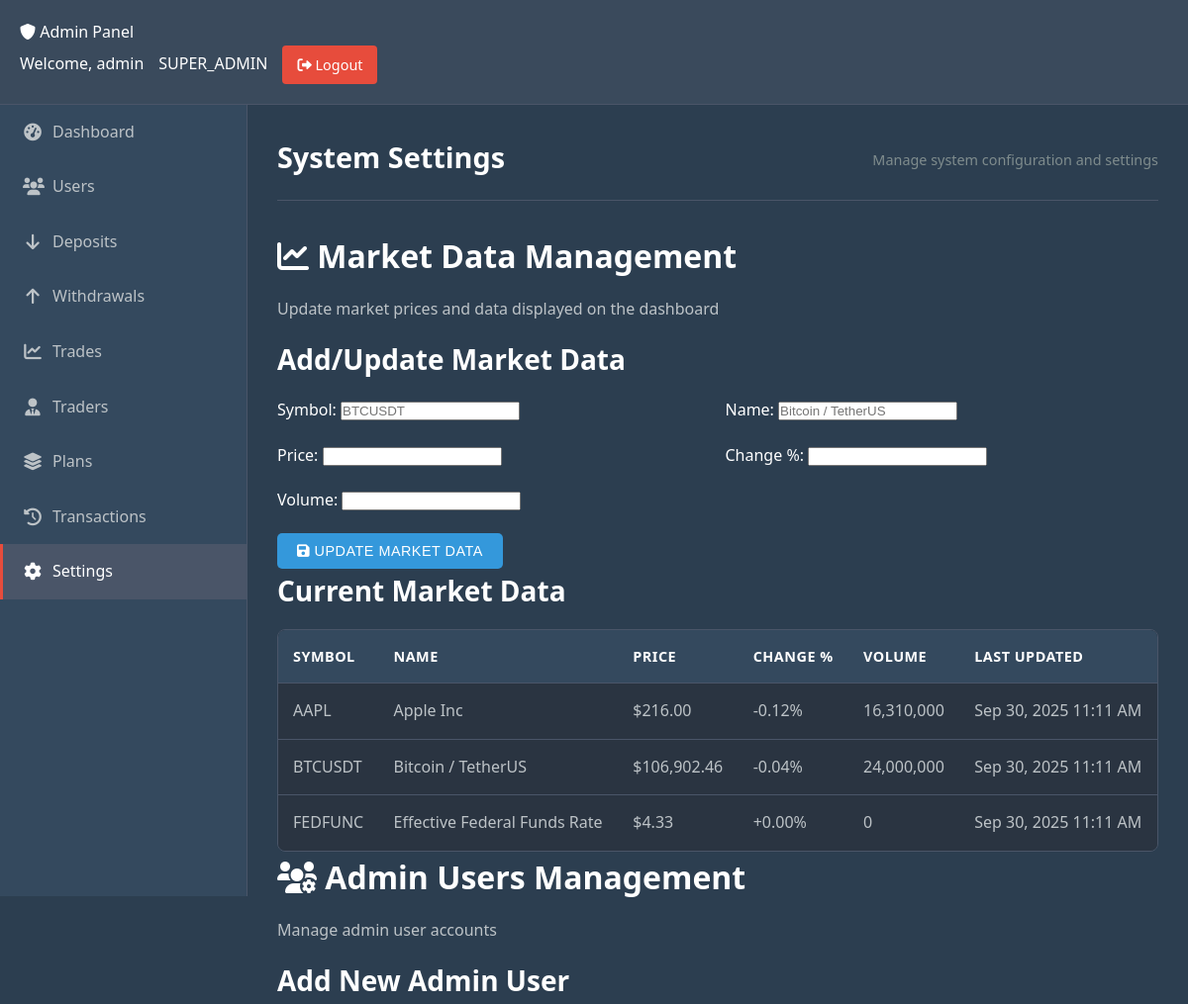
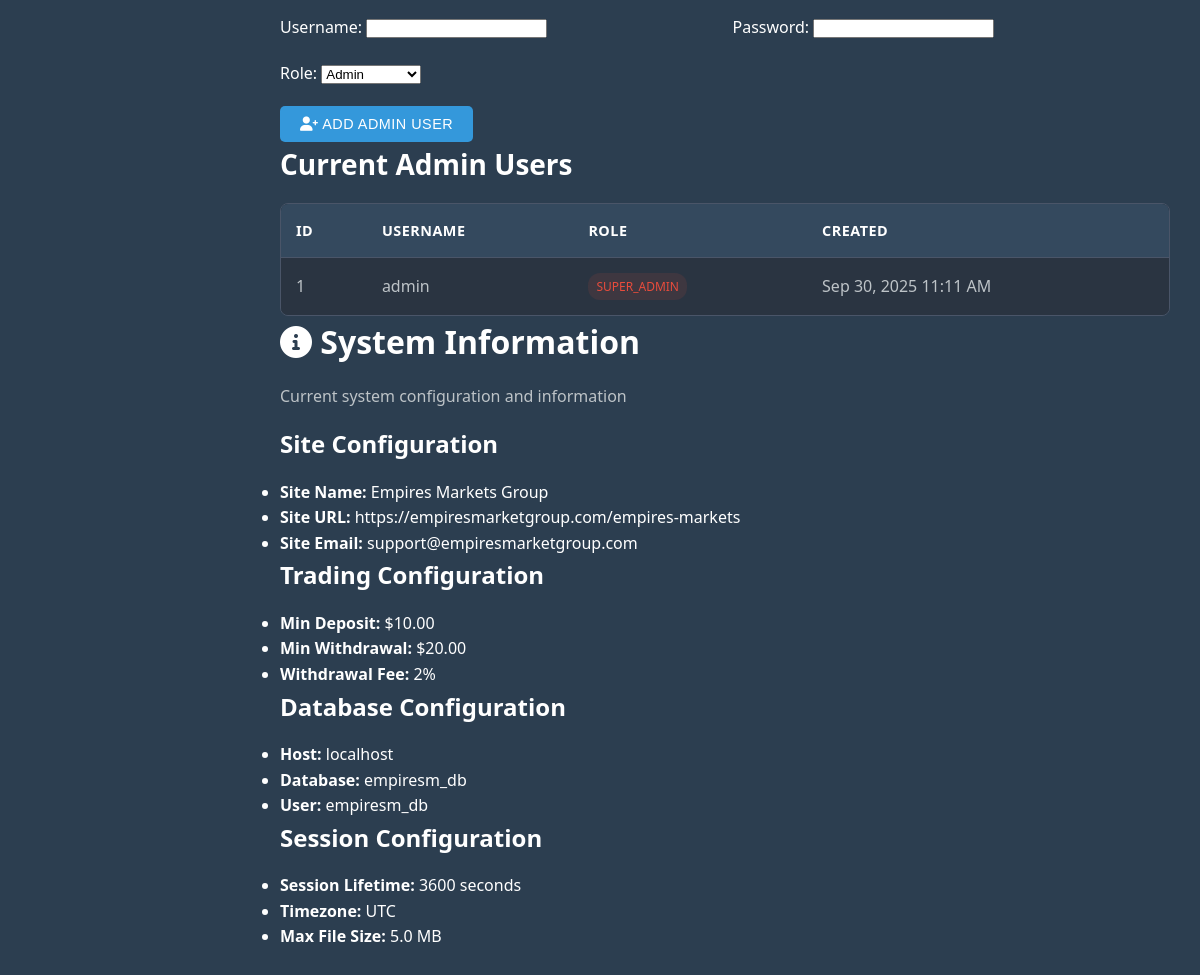
Screenshot of /admin/settings.php (signed in) with the database file from the repository (2 pictures, top to bottom).
### tables this page shows
CREATE TABLE `market_data` (
  `id` int(11) NOT NULL AUTO_INCREMENT,
  `symbol` varchar(20) NOT NULL,
  `name` varchar(100) NOT NULL,
  `price` decimal(12,6) NOT NULL,
  `change_percent` decimal(5,2) DEFAULT 0.00,
  `volume` bigint(20) DEFAULT 0,
  `market_cap` bigint(20) DEFAULT 0,
  `updated_at` timestamp NOT NULL DEFAULT CURRENT_TIMESTAMP ON UPDATE CURRENT_TIMESTAMP,
  PRIMARY KEY (`id`),
  UNIQUE KEY `symbol` (`symbol`)
);

### includes/db.php (called while the page is built, shortened)
<?php
class Database {
    private $host = DB_HOST;
    private $user = DB_USER;
    private $pass = DB_PASS;
    private $dbname = DB_NAME;
    private $pdo;
    public function __construct() {
        $dsn = 'mysql:host=' . $this->host . ';dbname=' . $this->dbname . ';charset=utf8mb4';
        $options = array(
            PDO::ATTR_PERSISTENT => true,
            PDO::ATTR_ERRMODE => PDO::ERRMODE_EXCEPTION,
            PDO::ATTR_DEFAULT_FETCH_MODE => PDO::FETCH_ASSOC
        );
        try {
            $this->pdo = new PDO($dsn, $this->user, $this->pass, $options);
        } catch (PDOException $e) {
            $this->error = $e->getMessage();
            die('Database connection failed: ' . $this->error);
        }
    }
    public function query($query, $params = array()) {
        try {
            $stmt = $this->pdo->prepare($query);
            $stmt->execute($params);
            return $stmt;
        } catch (PDOException $e) {
            throw new Exception($e->getMessage());
        }
    }
    public function select($query, $params = array()) {
        try {
            $stmt = $this->query($query, $params);
            return $stmt->fetchAll();
        } catch (Exception $e) {
            return false;
        }
    }
}
$db = new Database();
?>

### includes/functions.php (called while the page is built, shortened)
<?php
require_once 'db.php';
function format_currency($amount, $currency = 'USD') {
    return '$' . number_format($amount, 2);
}
?>

### admin/settings.php (the view, shortened to what this page needs)
<?php
require_once '../includes/db.php';
require_once '../includes/functions.php';
$admin_username = $_SESSION['admin_username'];
$admin_role = $_SESSION['admin_role'];
try {
    $market_data = $db->select("SELECT * FROM market_data ORDER BY symbol ASC");
    $admin_users = $db->select("SELECT id, username, role, created_at FROM admin_users ORDER BY created_at DESC");
} catch (Exception $e) {
    $error_message = 'Error loading settings: ' . $e->getMessage();
}
?>
<!DOCTYPE html>
<html lang="en">
<head>
    <link rel="stylesheet" href="../assets/css/style.css">
    <link rel="stylesheet" href="../assets/css/admin.css">
    <link rel="stylesheet" href="https://cdnjs.cloudflare.com/ajax/libs/font-awesome/6.0.0/css/all.min.css">
</head>
<body class="admin-body">
    <header class="admin-header">
        <div class="admin-header-content">
            <div class="admin-logo">
                <i class="fas fa-shield-alt"></i>
                <span>Admin Panel</span>
            </div>
            <div class="admin-user-info">
                <span class="admin-welcome">Welcome, <?php echo htmlspecialchars($admin_username); ?></span>
                <span class="admin-role"><?php echo htmlspecialchars($admin_role); ?></span>
                <a href="logout.php" class="admin-logout">
                    <i class="fas fa-sign-out-alt"></i>
                    Logout
                </a>
            </div>
        </div>
    </header>
    <aside class="admin-sidebar">
        <nav class="admin-nav">
            <ul>
                <li><a href="dashboard.php"><i class="fas fa-tachometer-alt"></i> Dashboard</a></li>
                <li><a href="users.php"><i class="fas fa-users"></i> Users</a></li>
                <li><a href="deposits.php"><i class="fas fa-arrow-down"></i> Deposits</a></li>
                <li><a href="withdrawals.php"><i class="fas fa-arrow-up"></i> Withdrawals</a></li>
                <li><a href="trades.php"><i class="fas fa-chart-line"></i> Trades</a></li>
                <li><a href="traders.php"><i class="fas fa-user-tie"></i> Traders</a></li>
                <li><a href="plans.php"><i class="fas fa-layer-group"></i> Plans</a></li>
                <li><a href="transactions.php"><i class="fas fa-history"></i> Transactions</a></li>
                <li><a href="settings.php" class="active"><i class="fas fa-cog"></i> Settings</a></li>
            </ul>
        </nav>
    </aside>
    <main class="admin-main">
        <div class="admin-content">
            <div class="admin-page-header">
                <h1>System Settings</h1>
                <p>Manage system configuration and settings</p>
            </div>
            <div class="settings-sections">
                <div class="settings-section">
                    <h2><i class="fas fa-chart-line"></i> Market Data Management</h2>
                    <p>Update market prices and data displayed on the dashboard</p>
                    <div class="settings-content">
                        <div class="add-market-data">
                            <h3>Add/Update Market Data</h3>
                            <form method="POST" class="settings-form">
                                <div class="form-row">
                                    <div class="form-group">
                                        <label for="symbol">Symbol:</label>
                                        <input type="text" name="symbol" id="symbol" placeholder="BTCUSDT" required>
                                    </div>
                                    <div class="form-group">
                                        <label for="name">Name:</label>
                                        <input type="text" name="name" id="name" placeholder="Bitcoin / TetherUS" required>
                                    </div>
                                </div>
                                <div class="form-row">
                                    <div class="form-group">
                                        <label for="price">Price:</label>
                                        <input type="number" step="0.000001" name="price" id="price" required>
                                    </div>
                                    <div class="form-group">
                                        <label for="change_percent">Change %:</label>
                                        <input type="number" step="0.01" name="change_percent" id="change_percent">
                                    </div>
                                </div>
                                <div class="form-group">
                                    <label for="volume">Volume:</label>
                                    <input type="number" name="volume" id="volume">
                                </div>
                                <button type="submit" class="btn btn-primary">
                                    <i class="fas fa-save"></i> Update Market Data
                                </button>
                            </form>
                        </div>
                        <div class="current-market-data">
                            <h3>Current Market Data</h3>
                            <div class="admin-table-container">
                                <table class="admin-table">
                                    <thead>
                                        <tr>
                                            <th>Symbol</th>
                                            <th>Name</th>
                                            <th>Price</th>
                                            <th>Change %</th>
                                            <th>Volume</th>
                                            <th>Last Updated</th>
                                        </tr>
                                    </thead>
                                    <tbody>
                                        <?php if ($market_data): ?>
                                            <?php foreach ($market_data as $data): ?>
                                                <tr>
                                                    <td><?php echo htmlspecialchars($data['symbol']); ?></td>
                                                    <td><?php echo htmlspecialchars($data['name']); ?></td>
                                                    <td><?php echo format_currency($data['price']); ?></td>
                                                    <td class="<?php echo $data['change_percent'] >= 0 ? 'positive' : 'negative'; ?>">
                                                        <?php echo ($data['change_percent'] >= 0 ? '+' : '') . $data['change_percent']; ?>%
                                                    </td>
                                                    <td><?php echo number_format($data['volume']); ?></td>
                                                    <td><?php echo date('M j, Y g:i A', strtotime($data['updated_at'])); ?></td>
                                                </tr>
                                            <?php endforeach; ?>
                                        <?php else: ?>
                                            <tr>
                                                <td colspan="6" class="text-center">No market data found</td>
                                            </tr>
                                        <?php endif; ?>
                                    </tbody>
                                </table>
                            </div>
                        </div>
                    </div>
                </div>
                <?php if ($admin_role === 'SUPER_ADMIN'): ?>
                <div class="settings-section">
                    <h2><i class="fas fa-users-cog"></i> Admin Users Management</h2>
                    <p>Manage admin user accounts</p>
                    <div class="settings-content">
                        <div class="add-admin-user">
                            <h3>Add New Admin User</h3>
                            <form method="POST" class="settings-form">
                                <div class="form-row">
                                    <div class="form-group">
                                        <label for="admin_username">Username:</label>
                                        <input type="text" name="admin_username" id="admin_username" required>
                                    </div>
                                    <div class="form-group">
                                        <label for="admin_password">Password:</label>
                                        <input type="password" name="admin_password" id="admin_password" required>
                                    </div>
                                </div>
                                <div class="form-group">
                                    <label for="admin_role">Role:</label>
                                    <select name="admin_role" id="admin_role" required>
                                        <option value="ADMIN">Admin</option>
                                    </select>
                                </div>
                                <button type="submit" class="btn btn-primary">
                                    <i class="fas fa-user-plus"></i> Add Admin User
                                </button>
                            </form>
                        </div>
                        <div class="current-admin-users">
                            <h3>Current Admin Users</h3>
                            <div class="admin-table-container">
                                <table class="admin-table">
                                    <thead>
                                        <tr>
                                            <th>ID</th>
                                            <th>Username</th>
                                            <th>Role</th>
                                            <th>Created</th>
                                        </tr>
                                    </thead>
                                    <tbody>
                                        <?php if ($admin_users): ?>
                                            <?php foreach ($admin_users as $user): ?>
                                                <tr>
                                                    <td><?php echo $user['id']; ?></td>
                                                    <td><?php echo htmlspecialchars($user['username']); ?></td>
                                                    <td>
                                                        <span class="role-badge <?php echo strtolower(str_replace('_', '-', $user['role'])); ?>">
                                                            <?php echo $user['role']; ?>
                                                        </span>
                                                    </td>
                                                    <td><?php echo date('M j, Y g:i A', strtotime($user['created_at'])); ?></td>
                                                </tr>
                                            <?php endforeach; ?>
                                        <?php else: ?>
                                            <tr>
                                                <td colspan="4" class="text-center">No admin users found</td>
                                            </tr>
                                        <?php endif; ?>
                                    </tbody>
                                </table>
                            </div>
                        </div>
                    </div>
                </div>
                <?php endif; ?>
                <div class="settings-section">
                    <h2><i class="fas fa-info-circle"></i> System Information</h2>
                    <p>Current system configuration and information</p>
                    <div class="settings-content">
                        <div class="system-info-grid">
                            <div class="info-card">
                                <h4>Site Configuration</h4>
                                <ul>
                                    <li><strong>Site Name:</strong> <?php echo SITE_NAME; ?></li>
                                    <li><strong>Site URL:</strong> <?php echo SITE_URL; ?></li>
                                    <li><strong>Site Email:</strong> <?php echo SITE_EMAIL; ?></li>
                                </ul>
                            </div>
                            <div class="info-card">
                                <h4>Trading Configuration</h4>
                                <ul>
                                    <li><strong>Min Deposit:</strong> <?php echo format_currency(MIN_DEPOSIT); ?></li>
                                    <li><strong>Min Withdrawal:</strong> <?php echo format_currency(MIN_WITHDRAWAL); ?></li>
                                    <li><strong>Withdrawal Fee:</strong> <?php echo (WITHDRAWAL_FEE * 100); ?>%</li>
                                </ul>
                            </div>
                            <div class="info-card">
                                <h4>Database Configuration</h4>
                                <ul>
                                    <li><strong>Host:</strong> <?php echo DB_HOST; ?></li>
                                    <li><strong>Database:</strong> <?php echo DB_NAME; ?></li>
                                    <li><strong>User:</strong> <?php echo DB_USER; ?></li>
                                </ul>
                            </div>
                            <div class="info-card">
                                <h4>Session Configuration</h4>
                                <ul>
                                    <li><strong>Session Lifetime:</strong> <?php echo SESSION_LIFETIME; ?> seconds</li>
                                    <li><strong>Timezone:</strong> <?php echo date_default_timezone_get(); ?></li>
                                    <li><strong>Max File Size:</strong> <?php echo number_format(MAX_FILE_SIZE / 1024 / 1024, 1); ?> MB</li>
                                </ul>
                            </div>
                        </div>
                    </div>
                </div>
            </div>
        </div>
    </main>
</body>
</html>

### rows the page displays
market_data: symbol "AAPL", name "Apple Inc", price "$216.00", change_percent "-0.12", volume "16,310,000", updated_at "Sep 30, 2025 11:11 AM"
market_data: symbol "BTCUSDT", name "Bitcoin / TetherUS", price "$106,902.46", change_percent "-0.04", volume "24,000,000", updated_at "Sep 30, 2025 11:11 AM"
market_data: symbol "FEDFUNC", name "Effective Federal Funds Rate", price "$4.33", change_percent "0.00", volume "0", updated_at "Sep 30, 2025 11:11 AM"

### other values shown
$admin_username "admin"
$admin_role "SUPER_ADMIN"
$user['id'] "1"
$user['username'] "admin"
$user['role'] "SUPER_ADMIN"
date('M j, Y g:i A', strtotime($user['created_at'])) "Sep 30, 2025 11:11 AM"
SITE_NAME "Empires Markets Group"
SITE_URL "https://empiresmarketgroup.com/empires-markets"
SITE_EMAIL "support@empiresmarketgroup.com"
format_currency(MIN_DEPOSIT) "$10.00"
format_currency(MIN_WITHDRAWAL) "$20.00"
WITHDRAWAL_FEE * 100 "2"
DB_HOST "localhost"
DB_NAME "empiresm_db"
DB_USER "empiresm_db"
